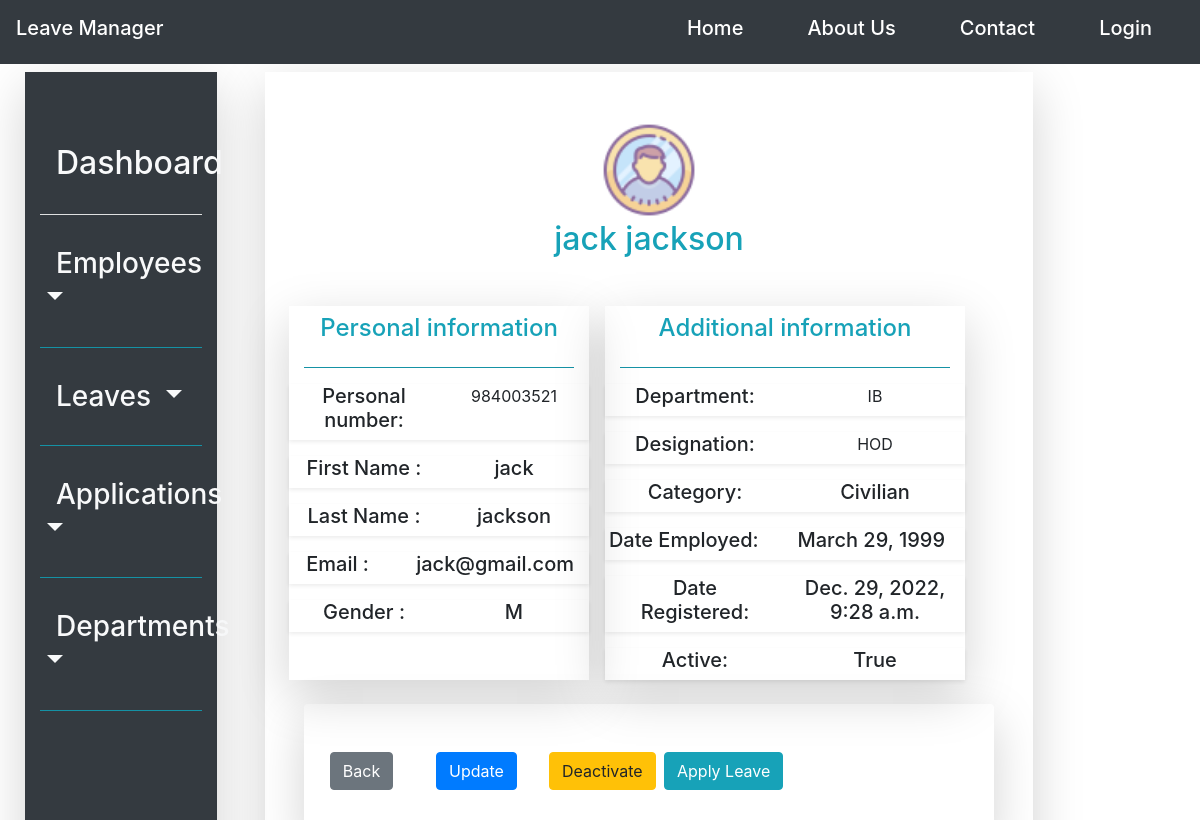
/employee/detail/984003521, run on the app's committed database.
### leave_management_app/models.py (models this page shows, shortened)
class Employee(models.Model):
    emp_personal_no = models.CharField(max_length=20, primary_key=True)
    employee_firstname = models.CharField(max_length=20)
    employee_lastname = models.CharField(max_length=20)
    employee_email = models.EmailField()
    employee_department_id = models.ForeignKey(Department, on_delete=models.CASCADE, null=True)
    employee_designation = models.CharField(max_length=20)
    employee_gender = models.CharField(choices=gender, max_length=6)
    employee_category = models.CharField(choices=employee_category_list, max_length=10)
    date_created = models.DateTimeField(default=timezone.now)
    date_employed = models.DateField()
    is_active = models.BooleanField(default=True)

class Department(models.Model):
    department_name = models.CharField(max_length=100)
    branch_id = models.ForeignKey(Organisation_branch, on_delete=models.CASCADE)
    def __str__(self):
        return self.department_name

### leave_management_app/views.py (the view)
# urls.py: path('employee/detail/<int:pk>', EmployeeDetailView.as_view(), name='employee_detail'),
class EmployeeDetailView(DetailView):
    model = Employee

### leave_management_app/templates/leave_management_app/employee_detail.html (shortened to what this page needs)
{%extends 'leave_management_app/base.html'%}
{%load static%}
{%block content%}
<div class="row p-4" style="height: 95vh; width: 100%; background-color: white; background-attachment: fixed;">
    {%block navbar%}
        {%include 'navigation/sidenav.html'%}
    {%endblock navbar%}
  <div class="col-lg-8 mt-3 ml-5 shadow-lg">
    <div class="py-5 text-center user-profile-image">
        <img src="{%static 'icons/user_icon.png'%}" alt="image"> <br>
        <label class="h2 text-info">{{object.employee_firstname}}  {{object.employee_lastname}} </label>
        <div class="row mt-3 p-4" >
            <div class="col-md-5 shadow-lg">
                <label class="text-center text-info h4 mt-2">Personal information</label>
                <hr class="bg-info">
                <div class="row mt-3 shadow-sm">
                    <div class="col h5">Personal number:</div>
                    <div class="col">{{object.emp_personal_no}}</div>
                </div>
                <div class="row mt-3 pl-0 shadow-sm">
                    <div class="col h5">First Name  :</div>
                    <div class="col h5">{{object.employee_firstname}}</div>
                </div>
                <div class="row mt-3 shadow-sm">
                    <div class="col h5">Last Name   :</div>
                    <div class="col h5">{{object.employee_lastname}}</div>
                </div>
                <div class="row mt-3 shadow-sm">
                    <div class="col h5 pl-0">Email   :</div>
                    <div class="col h5">{{object.employee_email}}</div>
                </div>
                <div class="row mt-3 shadow-sm">
                    <div class="col h5">Gender      :</div>
                    <div class="col h5">{{object.employee_gender}}</div>
                </div>
            </div>
            <div class="col-md-6 shadow-lg ml-3">
                <label class="text-center text-info h4 mt-2">Additional information</label>
                <hr class="bg-info">
                <div class="row mt-3 shadow-sm">
                    <div class="col h5 align-left">Department:</div>
                    <div class="col">{{object.employee_department_id}}</div>
                </div>
                <div class="row mt-3 pl-0 shadow-sm">
                    <div class="col h5">Designation:</div>
                    <div class="col">{{object.employee_designation}}</div>
                </div>
                <div class="row mt-3 shadow-sm">
                    <div class="col h5">Category:</div>
                    <div class="col h5">{{object.employee_category}}</div>
                </div>
                <div class="row mt-3 shadow-sm">
                    <div class="col h5 pl-0">Date Employed:</div>
                    <div class="col h5">{{object.date_employed}}</div>
                </div>
                <div class="row mt-3 shadow-sm">
                    <div class="col h5">Date Registered:</div>
                    <div class="col h5">{{object.date_created}}</div>
                </div>
                <div class="row mt-3 shadow-sm">
                    <div class="col h5">Active:</div>
                    <div class="col h5">{{object.is_active}}</div>
                </div>
            </div>
        </div>
        <div class="row py-5 ml-4 mr-4 shadow-lg rounded">
            <div class="col-2"><a href="{%url 'employee_list'%}" class="btn btn-secondary"> Back</a></div>
            <div class="col-2"><a href="{%url 'employee_update' object.emp_personal_no%}" class="btn btn-primary"> Update</a></div>
            {%if object.is_active == True %}
            <div class="col-2"><a href="{%url 'deactivateEmployee' object.emp_personal_no%}" class="btn btn-warning"> Deactivate</a></div>
            <div class="col-2"><a href="{%url 'leave_status' object.emp_personal_no%}" class="btn btn-info"> Apply Leave</a></div>
            {%else%}
            <div class="col-2"><a href="{%url 'activateEmployee' object.emp_personal_no%}" class="btn btn-success ">Activate</a> </div>
            <div class="col-2"><label class="text-danger">can't apply, employee is not active</label> </div>
            {%endif%}
        </div>
    </div>
  </div>
</div>
{%endblock content%}

### data on the page
Employee: employee_firstname "jack", employee_lastname "jackson", emp_personal_no "984003521", employee_email "jack@gmail.com", employee_gender "M", employee_department_id "IB", employee_designation "HOD", employee_category "Civilian", date_employed "March 29, 1999", date_created "Dec. 29, 2022, 9:28 a.m.", is_active "True"
